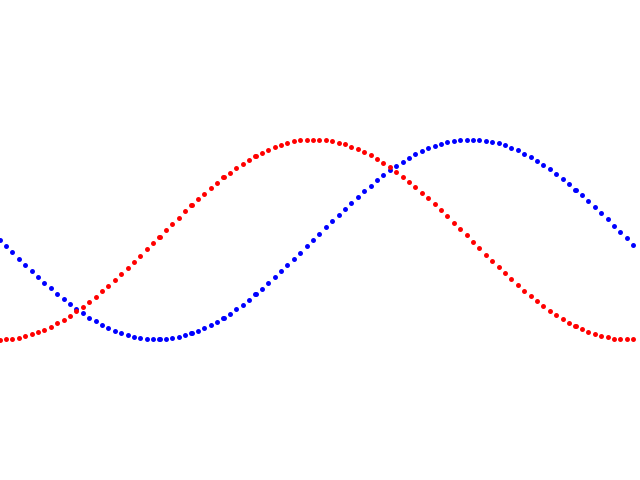
Frame 1 (no input)
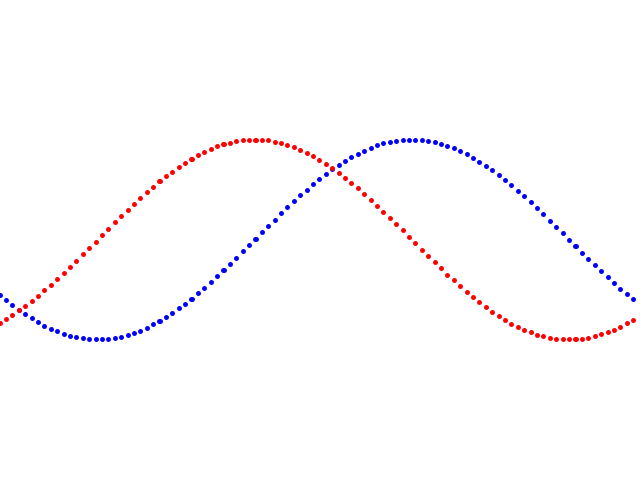
Frame 60 (the mouse pressed at the canvas centre just before this capture)
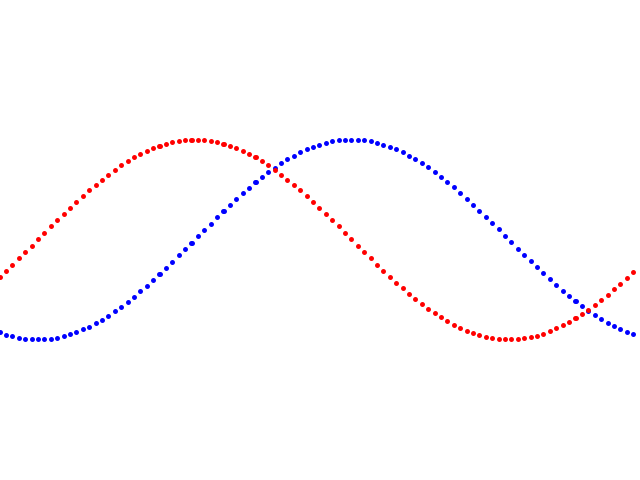
Frame 120 (the mouse held since frame 60 and released just before this capture)

The Processing sketch that drew these frames (run headless with seeded random() and noise(); from frame 60 on, the mouse is pressed at the canvas centre):

// Processing sketch: Processing_Assignment_3a
// ── Processing_Assignment_3a.pde
//global variables
int frame = 0;
float frequency = 0.01;
float amplitude = 100;

void setup()
{
  size(640, 480);
  strokeWeight(5);
  // frameRate(10);
}

void draw()
{
  background(255);
  println(frame);
  println(sin(frame));

  stroke(0,0,255);
  for (float i = 0; i < width; i = i + 6.4) {
    point(i, (height / 2) + sin((i + frame) * frequency) * amplitude);
  }


  stroke(255,0,0);
  for (float i = 0; i < width; i = i + 6.4) {
    point(i, (height / 2) + cos((i + frame) * frequency) * amplitude);
  }

  frame++;
}
